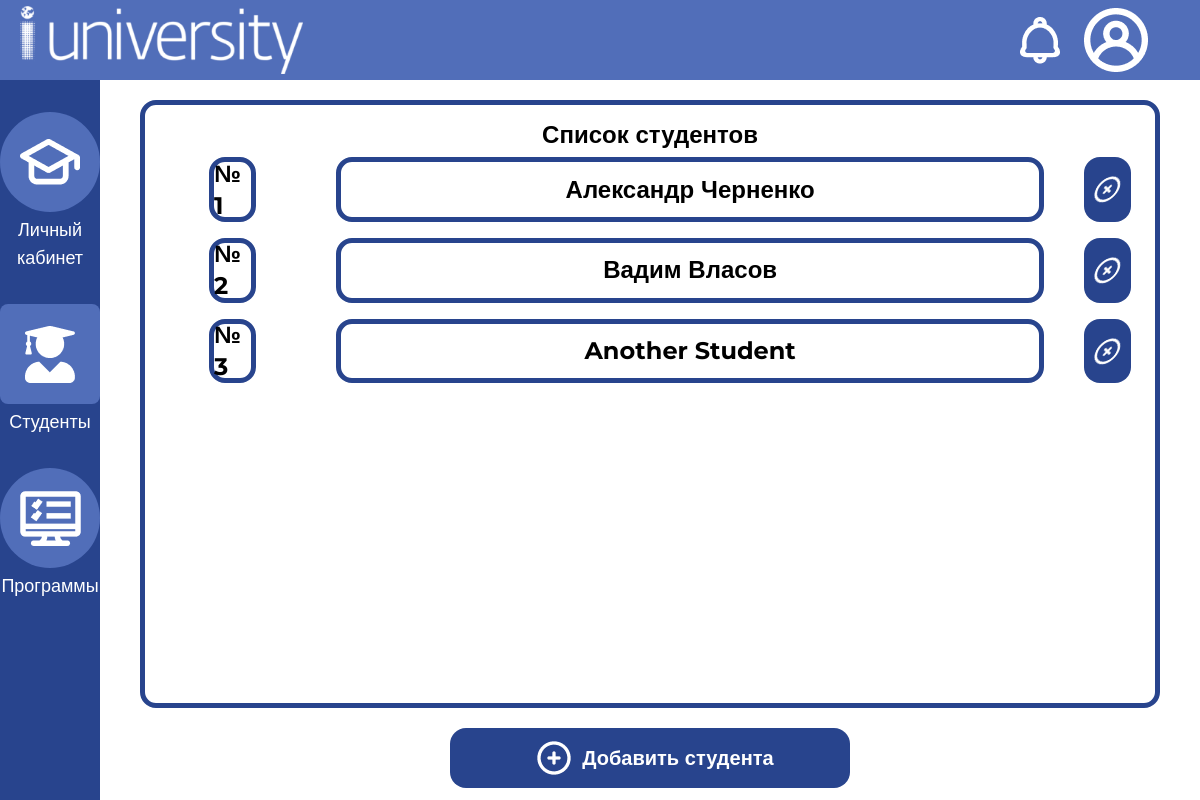
The page /teacher/students (signed in) on the database its author committed.
### testing_system/models.py (models this page shows)
class Student(models.Model):
    user = models.OneToOneField(User, null=True, on_delete=models.CASCADE, related_name='+')
    teacher = models.ForeignKey(User, null=True, on_delete=models.CASCADE)
    programs = models.ManyToManyField("Program")

### testing_system/views.py (the view)
# urls.py: path("teacher/students", views.teacher_students_view, name="teacherStudents"),
@login_required
@permission_required('testing_system.add_student')
def teacher_students_view(request):
    students = request.user.student_set.all()
    return render(request, 'testing_system/teacherStudents.html', context={'students': students})

### testing_system/templates/testing_system/teacherStudents.html (shortened to what this page needs)
<!doctype html>
{% load static %}
<html lang="ru">
<head>
    <script src="https://cdn.tailwindcss.com"></script>
    <link rel="stylesheet" href="{% static "css/font.css" %}" />
    <link rel="stylesheet" href="{% static "css/scroll_5px.css" %}" />
</head>
<body>
    <div class="w-screen h-screen overflow-hidden">
        {% include "pattern/header.html" %}
        <div class="flex flex-row h-[90%]">
            {% include "pattern/nav.html" %}
            <div class="w-11/12 px-10 flex flex-col items-center h-full">
                <div class="w-full py-5 h-[90%]">
                    <div class="w-full h-full rounded-2xl border-[5px] border-[#28448D] flex flex-col p-4">
                        <div class="h-[5%] text-2xl font-bold flex justify-center items-center select-none" >
                            Список студентов
                        </div>
                        <div class="h-[95%]">
                            <ul class="overflow-scroll h-full w-full">
                                {%for student in students%}
                                <li class="h-[15%] w-full p-2 flex-none flex flex-row">
                                    <div class="w-[5%] rounded-2xl border-[5px] border-[#28448D] h-full mx-10 flex items-center justify-center text-2xl font-bold">
                                        № {{forloop.counter}}
                                    </div>
                                    <form action="{% url 'studentProgress' student.id %}" class="w-[75%] h-full mx-10">
                                        <button type="submit" class="w-full h-full transition duration-300 ease-in-out rounded-2xl border-[5px] border-[#28448D] hover:border-[#223A77] hover:bg-[#F2F2F2] flex items-center justify-center text-[#000000] text-2xl font-bold select-none">
                                            {{student.user.first_name}} {{student.user.last_name}}
                                        </button>
                                    </form>
                                    <form method="post" action="{% url 'studentDelete' student.id%}" class="w-[5%] h-full">
                                        <button type="submit" class="w-full h-full transition duration-300 ease-in-out p-3 rounded-2xl bg-[#28448D] hover:bg-[#223A77] flex items-center justify-center text-[#FFFFFF] text-xl font-bold select-none">
                                            <img src="{% static "images/plus_circle.png" %}" class="rotate-45 h-[90%] select-none" />
                                        </button>
                                    </form>
                                </li>
                                {%endfor%}
                            </ul>
                        </div>
                    </div>
                </div>
                <div class="w-full flex justify-center h-[10%]">
                    <form action="{% url 'studentNew' %}" class="w-full flex justify-center h-5/6">
                        <button type="submit" class="transition duration-300 ease-in-out p-3 rounded-2xl bg-[#28448D] hover:bg-[#223A77] flex items-center justify-center  text-[#FFFFFF] hover:text-[#F2F2F2] text-xl font-bold select-none">
                            <div class="flex flex-row px-16">
                                <div class="px-2 flex items-center justify-center">
                                    <img src="{% static "images/plus_circle.png" %}" class=" select-none" />
                                </div>
                                <div class="flex items-center justify-center">
                                    Добавить студента
                                </div>
                            </div>
                        </button>
                    </form>
                </div>
            </div>
        </div>
    </div>
</body>
</html>

### rows shown on the page
Student: user.first_name "Александр", user.last_name "Черненко"
Student: user.first_name "Вадим", user.last_name "Власов"
Student: user.first_name "Another", user.last_name "Student"
